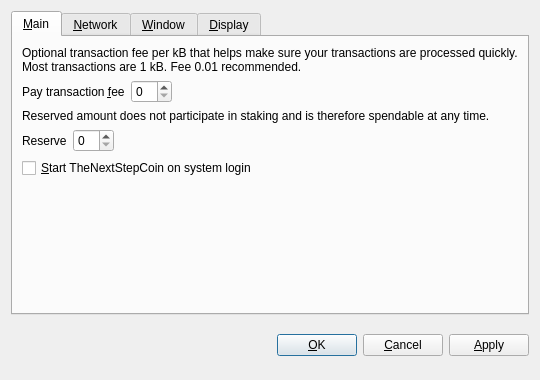
<?xml version="1.0" encoding="UTF-8"?>
<ui version="4.0">
 <class>OptionsDialog</class>
 <widget class="QDialog" name="OptionsDialog">
  <property name="geometry">
   <rect>
    <x>0</x>
    <y>0</y>
    <width>540</width>
    <height>380</height>
   </rect>
  </property>
  <property name="windowTitle">
   <string>Options</string>
  </property>
  <property name="modal">
   <bool>true</bool>
  </property>
  <layout class="QVBoxLayout" name="verticalLayout">
   <item>
    <widget class="QTabWidget" name="tabWidget">
     <property name="tabPosition">
      <enum>QTabWidget::North</enum>
     </property>
     <property name="currentIndex">
      <number>0</number>
     </property>
     <widget class="QWidget" name="tabMain">
      <attribute name="title">
       <string>&amp;Main</string>
      </attribute>
      <layout class="QVBoxLayout" name="verticalLayout_Main">
       <item>
        <widget class="QLabel" name="transactionFeeInfoLabel">
         <property name="text">
          <string>Optional transaction fee per kB that helps make sure your transactions are processed quickly. Most transactions are 1 kB. Fee 0.01 recommended.</string>
         </property>
         <property name="textFormat">
          <enum>Qt::PlainText</enum>
         </property>
         <property name="wordWrap">
          <bool>true</bool>
         </property>
        </widget>
       </item>
       <item>
        <layout class="QHBoxLayout" name="horizontalLayoutFee">
         <item>
          <widget class="QLabel" name="transactionFeeLabel">
           <property name="text">
            <string>Pay transaction &amp;fee</string>
           </property>
           <property name="textFormat">
            <enum>Qt::PlainText</enum>
           </property>
           <property name="buddy">
            <cstring>transactionFee</cstring>
           </property>
          </widget>
         </item>
         <item>
          <widget class="BitcoinAmountField" name="transactionFee"/>
         </item>
         <item>
          <spacer name="horizontalSpacerFee">
           <property name="orientation">
            <enum>Qt::Horizontal</enum>
           </property>
           <property name="sizeHint" stdset="0">
            <size>
             <width>40</width>
             <height>20</height>
            </size>
           </property>
          </spacer>
         </item>
        </layout>
       </item>
       <item>
        <widget class="QLabel" name="reserveBalanceInfoLabel">
         <property name="text">
          <string>Reserved amount does not participate in staking and is therefore spendable at any time.</string>
         </property>
         <property name="textFormat">
          <enum>Qt::PlainText</enum>
         </property>
         <property name="wordWrap">
          <bool>true</bool>
         </property>
        </widget>
       </item>
       <item>
        <layout class="QHBoxLayout" name="horizontalLayoutReserveBalance">
         <item>
          <widget class="QLabel" name="reserveBalanceLabel">
           <property name="text">
            <string>Reserve</string>
           </property>
           <property name="textFormat">
            <enum>Qt::PlainText</enum>
           </property>
           <property name="buddy">
            <cstring>reserveBalance</cstring>
           </property>
          </widget>
         </item>
         <item>
          <widget class="BitcoinAmountField" name="reserveBalance"/>
         </item>
         <item>
          <spacer name="horizontalSpacerReserveBalance">
           <property name="orientation">
            <enum>Qt::Horizontal</enum>
           </property>
           <property name="sizeHint" stdset="0">
            <size>
             <width>40</width>
             <height>20</height>
            </size>
           </property>
          </spacer>
         </item>
        </layout>
       </item>
       <item>
        <widget class="QCheckBox" name="bitcoinAtStartup">
         <property name="toolTip">
          <string>Automatically start TheNextStepCoin after logging in to the system.</string>
         </property>
         <property name="text">
          <string>&amp;Start TheNextStepCoin on system login</string>
         </property>
        </widget>
       </item>
       <item>
        <spacer name="verticalSpacer_Main">
         <property name="orientation">
          <enum>Qt::Vertical</enum>
         </property>
         <property name="sizeHint" stdset="0">
          <size>
           <width>20</width>
           <height>40</height>
          </size>
         </property>
        </spacer>
       </item>
      </layout>
     </widget>
     <widget class="QWidget" name="tabNetwork">
      <attribute name="title">
       <string>&amp;Network</string>
      </attribute>
      <layout class="QVBoxLayout" name="verticalLayout_Network">
       <item>
        <widget class="QCheckBox" name="mapPortUpnp">
         <property name="toolTip">
          <string>Automatically open the TheNextStepCoin client port on the router. This only works when your router supports UPnP and it is enabled.</string>
         </property>
         <property name="text">
          <string>Map port using &amp;UPnP</string>
         </property>
        </widget>
       </item>
       <item>
        <widget class="QCheckBox" name="connectSocks">
         <property name="toolTip">
          <string>Connect to the TheNextStepCoin network through a SOCKS proxy (e.g. when connecting through Tor).</string>
         </property>
         <property name="text">
          <string>&amp;Connect through SOCKS proxy:</string>
         </property>
        </widget>
       </item>
       <item>
        <layout class="QHBoxLayout" name="horizontalLayout_Network">
         <item>
          <widget class="QLabel" name="proxyIpLabel">
           <property name="text">
            <string>Proxy &amp;IP:</string>
           </property>
           <property name="textFormat">
            <enum>Qt::PlainText</enum>
           </property>
           <property name="buddy">
            <cstring>proxyIp</cstring>
           </property>
          </widget>
         </item>
         <item>
          <widget class="QValidatedLineEdit" name="proxyIp">
           <property name="maximumSize">
            <size>
             <width>140</width>
             <height>16777215</height>
            </size>
           </property>
           <property name="toolTip">
            <string>IP address of the proxy (e.g. 127.0.0.1)</string>
           </property>
          </widget>
         </item>
         <item>
          <widget class="QLabel" name="proxyPortLabel">
           <property name="text">
            <string>&amp;Port:</string>
           </property>
           <property name="textFormat">
            <enum>Qt::PlainText</enum>
           </property>
           <property name="buddy">
            <cstring>proxyPort</cstring>
           </property>
          </widget>
         </item>
         <item>
          <widget class="QLineEdit" name="proxyPort">
           <property name="maximumSize">
            <size>
             <width>55</width>
             <height>16777215</height>
            </size>
           </property>
           <property name="toolTip">
            <string>Port of the proxy (e.g. 9050)</string>
           </property>
          </widget>
         </item>
         <item>
          <widget class="QLabel" name="socksVersionLabel">
           <property name="text">
            <string>SOCKS &amp;Version:</string>
           </property>
           <property name="textFormat">
            <enum>Qt::PlainText</enum>
           </property>
           <property name="buddy">
            <cstring>socksVersion</cstring>
           </property>
          </widget>
         </item>
         <item>
          <widget class="QValueComboBox" name="socksVersion">
           <property name="toolTip">
            <string>SOCKS version of the proxy (e.g. 5)</string>
           </property>
          </widget>
         </item>
         <item>
          <spacer name="horizontalSpacer_Network">
           <property name="orientation">
            <enum>Qt::Horizontal</enum>
           </property>
           <property name="sizeHint" stdset="0">
            <size>
             <width>40</width>
             <height>20</height>
            </size>
           </property>
          </spacer>
         </item>
        </layout>
       </item>
       <item>
        <spacer name="verticalSpacer_Network">
         <property name="orientation">
          <enum>Qt::Vertical</enum>
         </property>
         <property name="sizeHint" stdset="0">
          <size>
           <width>20</width>
           <height>40</height>
          </size>
         </property>
        </spacer>
       </item>
      </layout>
     </widget>
     <widget class="QWidget" name="tabWindow">
      <attribute name="title">
       <string>&amp;Window</string>
      </attribute>
      <layout class="QVBoxLayout" name="verticalLayout_Window">
       <item>
        <widget class="QCheckBox" name="minimizeToTray">
         <property name="toolTip">
          <string>Show only a tray icon after minimizing the window.</string>
         </property>
         <property name="text">
          <string>&amp;Minimize to the tray instead of the taskbar</string>
         </property>
        </widget>
       </item>
       <item>
        <widget class="QCheckBox" name="minimizeOnClose">
         <property name="toolTip">
          <string>Minimize instead of exit the application when the window is closed. When this option is enabled, the application will be closed only after selecting Quit in the menu.</string>
         </property>
         <property name="text">
          <string>M&amp;inimize on close</string>
         </property>
        </widget>
       </item>
       <item>
        <spacer name="verticalSpacer_Window">
         <property name="orientation">
          <enum>Qt::Vertical</enum>
         </property>
         <property name="sizeHint" stdset="0">
          <size>
           <width>20</width>
           <height>40</height>
          </size>
         </property>
        </spacer>
       </item>
      </layout>
     </widget>
     <widget class="QWidget" name="tabDisplay">
      <attribute name="title">
       <string>&amp;Display</string>
      </attribute>
      <layout class="QVBoxLayout" name="verticalLayout_Display">
       <item>
        <layout class="QHBoxLayout" name="horizontalLayout_1_Display">
         <item>
          <widget class="QLabel" name="langLabel">
           <property name="text">
            <string>User Interface &amp;language:</string>
           </property>
           <property name="textFormat">
            <enum>Qt::PlainText</enum>
           </property>
           <property name="buddy">
            <cstring>lang</cstring>
           </property>
          </widget>
         </item>
         <item>
          <widget class="QValueComboBox" name="lang">
           <property name="toolTip">
            <string>The user interface language can be set here. This setting will take effect after restarting TheNextStepCoin.</string>
           </property>
          </widget>
         </item>
        </layout>
       </item>
       <item>
        <layout class="QHBoxLayout" name="horizontalLayout_2_Display">
         <item>
          <widget class="QLabel" name="unitLabel">
           <property name="text">
            <string>&amp;Unit to show amounts in:</string>
           </property>
           <property name="textFormat">
            <enum>Qt::PlainText</enum>
           </property>
           <property name="buddy">
            <cstring>unit</cstring>
           </property>
          </widget>
         </item>
         <item>
          <widget class="QValueComboBox" name="unit">
           <property name="toolTip">
            <string>Choose the default subdivision unit to show in the interface and when sending coins.</string>
           </property>
          </widget>
         </item>
        </layout>
       </item>
       <item>
        <widget class="QCheckBox" name="displayAddresses">
         <property name="toolTip">
          <string>Whether to show TheNextStepCoin addresses in the transaction list or not.</string>
         </property>
         <property name="text">
          <string>&amp;Display addresses in transaction list</string>
         </property>
        </widget>
       </item>
       <item>
        <widget class="QCheckBox" name="coinControlFeatures">
         <property name="toolTip">
          <string>Whether to show coin control features or not.</string>
         </property>
         <property name="text">
          <string>Display coin &amp;control features (experts only!)</string>
         </property>
        </widget>
       </item>
       <item>
        <spacer name="verticalSpacer_Display">
         <property name="orientation">
          <enum>Qt::Vertical</enum>
         </property>
         <property name="sizeHint" stdset="0">
          <size>
           <width>20</width>
           <height>40</height>
          </size>
         </property>
        </spacer>
       </item>
      </layout>
     </widget>
    </widget>
   </item>
   <item>
    <layout class="QHBoxLayout" name="horizontalLayout_Buttons">
     <item>
      <spacer name="horizontalSpacer_1">
       <property name="orientation">
        <enum>Qt::Horizontal</enum>
       </property>
       <property name="sizeHint" stdset="0">
        <size>
         <width>40</width>
         <height>48</height>
        </size>
       </property>
      </spacer>
     </item>
     <item>
      <widget class="QLabel" name="statusLabel">
       <property name="font">
        <font>
         <weight>75</weight>
         <bold>true</bold>
        </font>
       </property>
       <property name="text">
        <string/>
       </property>
       <property name="textFormat">
        <enum>Qt::PlainText</enum>
       </property>
       <property name="wordWrap">
        <bool>true</bool>
       </property>
      </widget>
     </item>
     <item>
      <spacer name="horizontalSpacer_2">
       <property name="orientation">
        <enum>Qt::Horizontal</enum>
       </property>
       <property name="sizeHint" stdset="0">
        <size>
         <width>40</width>
         <height>48</height>
        </size>
       </property>
      </spacer>
     </item>
     <item>
      <widget class="QPushButton" name="okButton">
       <property name="text">
        <string>&amp;OK</string>
       </property>
      </widget>
     </item>
     <item>
      <widget class="QPushButton" name="cancelButton">
       <property name="text">
        <string>&amp;Cancel</string>
       </property>
       <property name="autoDefault">
        <bool>false</bool>
       </property>
      </widget>
     </item>
     <item>
      <widget class="QPushButton" name="applyButton">
       <property name="text">
        <string>&amp;Apply</string>
       </property>
       <property name="autoDefault">
        <bool>false</bool>
       </property>
      </widget>
     </item>
    </layout>
   </item>
  </layout>
 </widget>
 <customwidgets>
  <customwidget>
   <class>BitcoinAmountField</class>
   <extends>QSpinBox</extends>
   <header>bitcoinamountfield.h</header>
  </customwidget>
  <customwidget>
   <class>QValueComboBox</class>
   <extends>QComboBox</extends>
   <header>qvaluecombobox.h</header>
  </customwidget>
  <customwidget>
   <class>QValidatedLineEdit</class>
   <extends>QLineEdit</extends>
   <header>qvalidatedlineedit.h</header>
  </customwidget>
 </customwidgets>
 <resources/>
 <connections/>
</ui>
